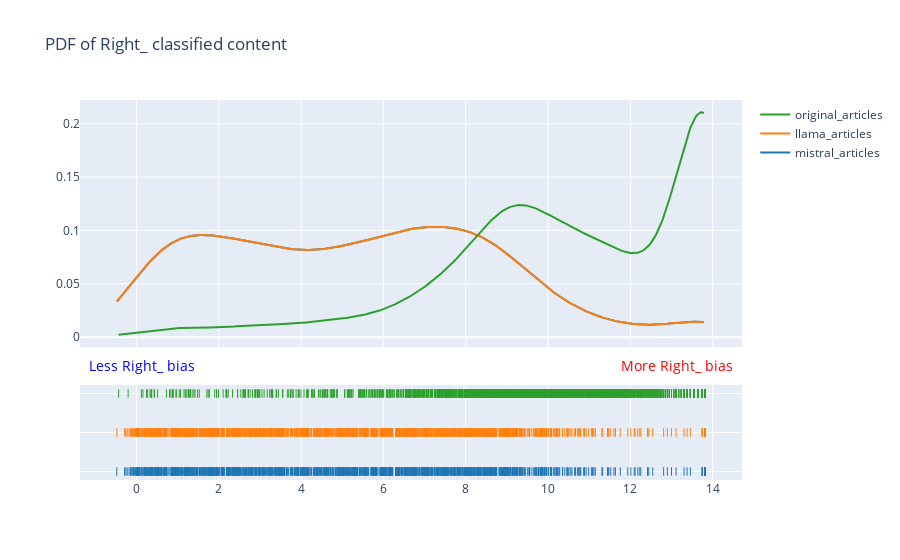

This figure's notebook cell:
### Code cell
figures3[0]

### Figure 1 — Plotly figure (JSON) as saved in the notebook; plotly's stock layout.template omitted (floating-point values rounded to 4 significant figures; data arrays with more than 128 entries replaced by an {"elided": "..."} marker saying what was removed)
{"data": [{"legendgroup": "mistral_articles", "marker": {"color": "rgb(31, 119, 180)"}, "mode": "lines", "name": "mistral_articles", "showlegend": true, "type": "scatter", "x": {"elided": "500 float values"}, "xaxis": "x", "y": {"elided": "500 float values"}, "yaxis": "y"}, {"legendgroup": "llama_articles", "marker": {"color": "rgb(255, 127, 14)"}, "mode": "lines", "name": "llama_articles", "showlegend": true, "type": "scatter", "x": {"elided": "500 float values"}, "xaxis": "x", "y": {"elided": "500 float values"}, "yaxis": "y"}, {"legendgroup": "original_articles", "marker": {"color": "rgb(44, 160, 44)"}, "mode": "lines", "name": "original_articles", "showlegend": true, "type": "scatter", "x": {"elided": "500 float values"}, "xaxis": "x", "y": {"elided": "500 float values"}, "yaxis": "y"}, {"legendgroup": "mistral_articles", "marker": {"color": "rgb(31, 119, 180)", "symbol": "line-ns-open"}, "mode": "markers", "name": "mistral_articles", "showlegend": false, "type": "scatter", "x": {"elided": "1331 float values"}, "xaxis": "x", "y": {"elided": "1331 str values"}, "yaxis": "y2"}, {"legendgroup": "llama_articles", "marker": {"color": "rgb(255, 127, 14)", "symbol": "line-ns-open"}, "mode": "markers", "name": "llama_articles", "showlegend": false, "type": "scatter", "x": {"elided": "1331 float values"}, "xaxis": "x", "y": {"elided": "1331 str values"}, "yaxis": "y2"}, {"legendgroup": "original_articles", "marker": {"color": "rgb(44, 160, 44)", "symbol": "line-ns-open"}, "mode": "markers", "name": "original_articles", "showlegend": false, "type": "scatter", "x": {"elided": "2371 float values"}, "xaxis": "x", "y": {"elided": "2371 str values"}, "yaxis": "y2"}], "layout": {"annotations": [{"font": {"color": "blue", "size": 14}, "showarrow": false, "text": "Less Right_ bias ", "x": 0.01, "xref": "paper", "y": 0.27, "yref": "paper"}, {"font": {"color": "red", "size": 14}, "showarrow": false, "text": "More Right_ bias", "x": 0.99, "xref": "paper", "y": 0.27, "yref": "paper"}], "barmode": "overlay", "hovermode": "closest", "legend": {"traceorder": "reversed"}, "title": {"text": "PDF of Right_ classified content"}, "xaxis": {"anchor": "y2", "domain": [0, 1], "zeroline": false}, "yaxis": {"anchor": "free", "domain": [0.35, 1], "position": 0}, "yaxis2": {"anchor": "x", "domain": [0, 0.25], "dtick": 1, "showticklabels": false}}}
